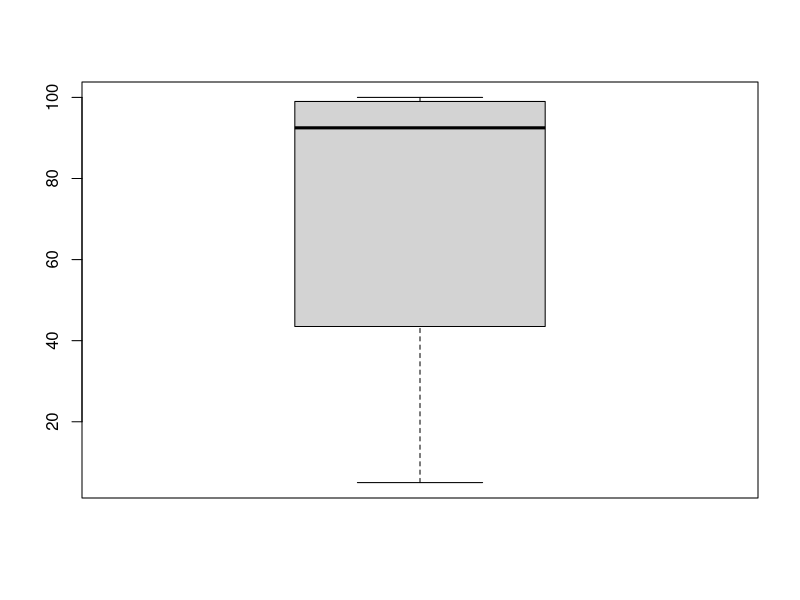
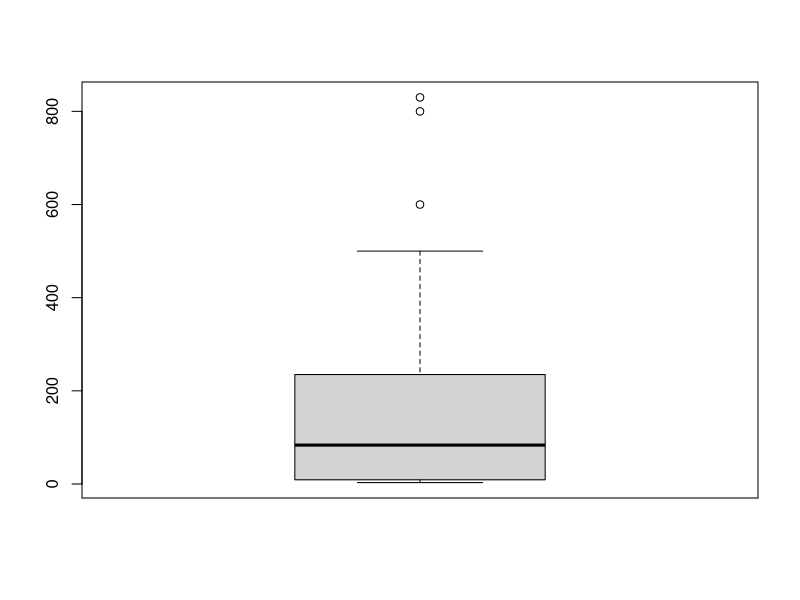
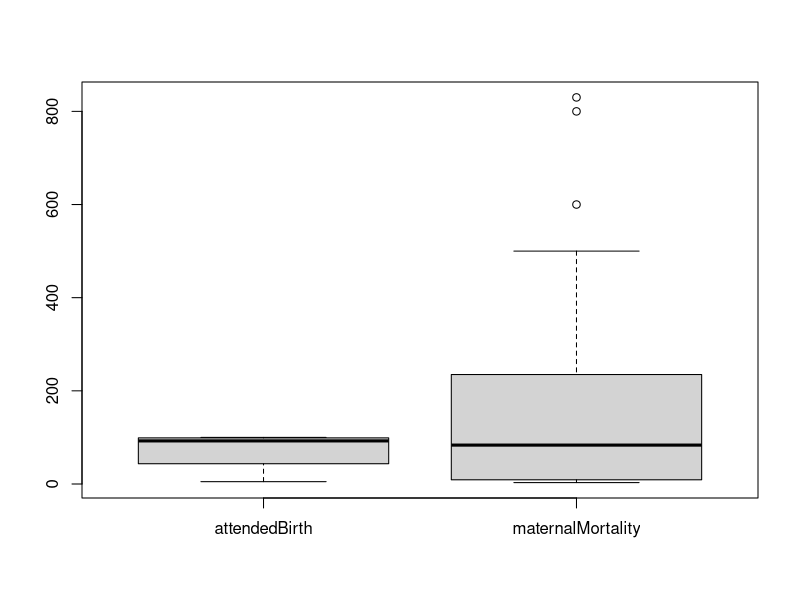
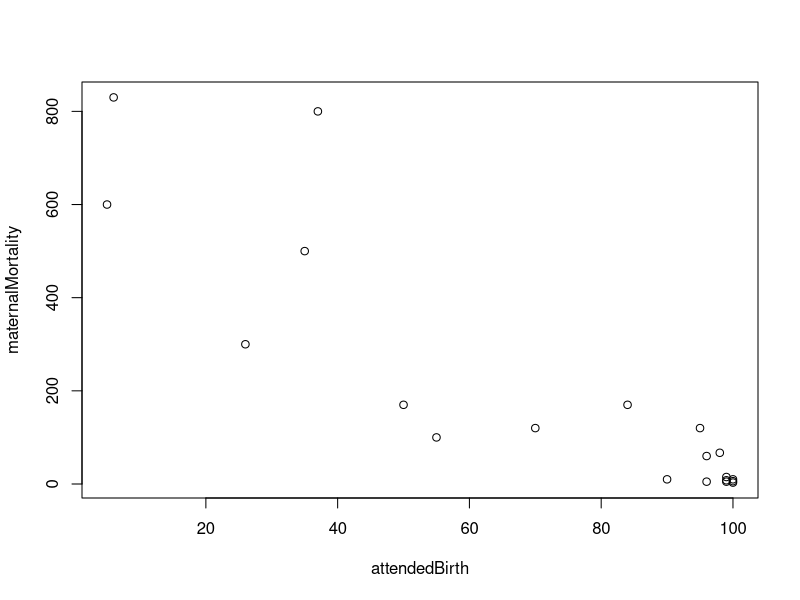

Reproduce these figures in R, in order.
#data from Principles of Biostatistics, page 407 (table 17.3)
#data represents percentage of births attended by trained health care personnel and maternal mortality rates for 20 countries

#create vectors to use in analyses
attendedBirth <- c(5,100,98,84,100,99,70,50,26,6,100,37,35,96,55,90,96,99,99,95)
maternalMortality <- c(600,3,67,170,6,15,120,170,300,830,10,800,500,60,100,10,5,5,8,120)

#create data frame
birthMortality <- data.frame(attendedBirth, maternalMortality)

#later: add functionality to accept input other than these two vectors

#provide summary stats

#calculate means
#later: add variables to control parameters
meanBirths <- mean(attendedBirth,weights=NULL,trim=0,na.rm=TRUE)
meanMortality <- mean(maternalMortality,weights=NULL,trim=0,na.rm=TRUE)

#calculate medians
#later: add variables to control parameters
medianBirths <- median(attendedBirth,weights=NULL,trim=0,na.rm=TRUE)
medianMortality <- median(maternalMortality,weights=NULL,trim=0,na.rm=TRUE)

#boxplot
#later: add parameters for labels! and and more
#In this instance (the hardcoded dataset), it doesn't make sense 
#to do the boxplots for both vectors in one image.  However, it might
#make sense in other cases.
#later: add functionality to control how many sets of data might be
#plotted together or separately (assume large dataset comes in threough
#a SQL connection in a table with many rows and columns -- some columns may
#be better suited to considering together
#later: also provide values for ranges and quantiles
boxplot(attendedBirth)
boxplot(maternalMortality)
boxplot(birthMortality)

#simple scatter plot
#can provide two vectors or 2-column vector frame
#later:add functionality to handle other input and give parameters
#later:add best fit line
plot(attendedBirth,maternalMortality)

#correlation by pearson
pearsonCorr <- cor.test(x=attendedBirth, y=maternalMortality, method = 'pearson')
pearsonT <- pearsonCorr$statistic
pearsonP <- pearsonCorr$p.value
pearsonCI <- pearsonCorr$conf.int

#correlation by spearman
#later: add methods for user to choose correlation method?
spearmanCorr <- cor.test(x=attendedBirth, y=maternalMortality, method = 'spearman')
spearmanT <- spearmanCorr$statistic
spearmanP <- spearmanCorr$p.value

#add assessment of missingness
#add assessment of outliers/unusual values
#eventually format to give all (or desired part) info in single
#document of descriptive stats about given table/data



